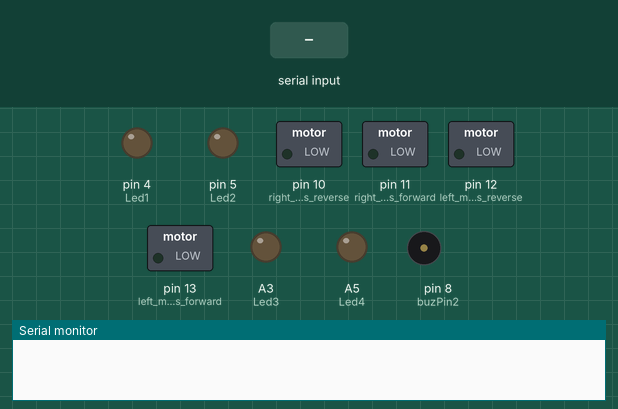
Recording of a sketch running on a simulated Arduino Uno, built with avr-gcc and run on an emulated ATmega328P. On the bench: switched loads named in the sketch (green lamp = pin HIGH), output pins drawn as LEDs (lit = HIGH), buzzer (waves = sounding), the last lines printed to the serial monitor. The inputs (shaded band) are chosen by the test bench.

Above: at 1.2 s.
1.3 s: "V" received over Serial
At 2.2 s:
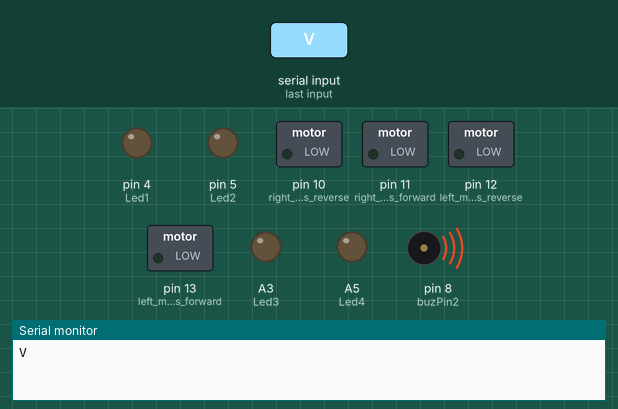
4.3 s: "F" received over Serial
At 6.6 s:
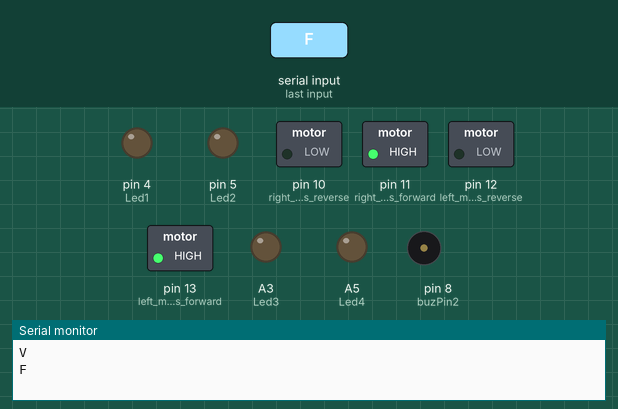
7.1 s: "B" received over Serial
At 7.8 s:
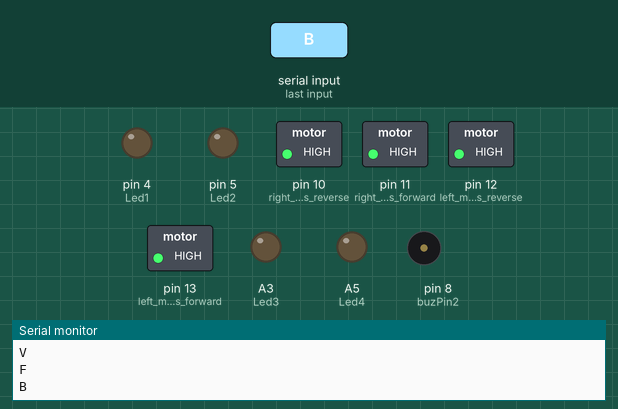
8.7 s: "w" received over Serial
At 9.0 s:
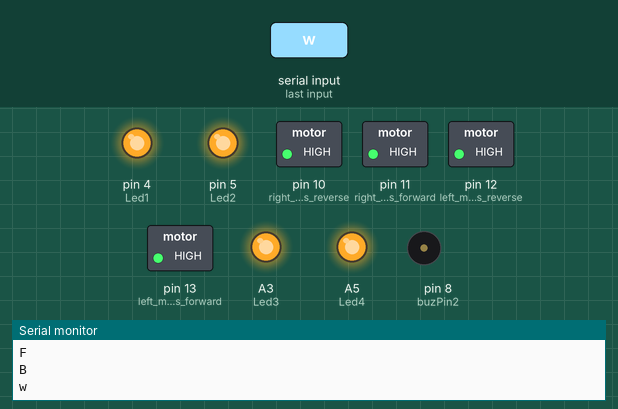
10.2 s: "S" received over Serial
At 11.3 s:
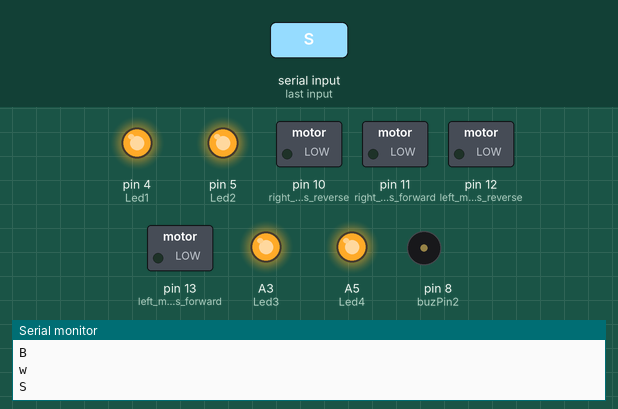
11.7 s: "L" received over Serial
At 12.5 s:
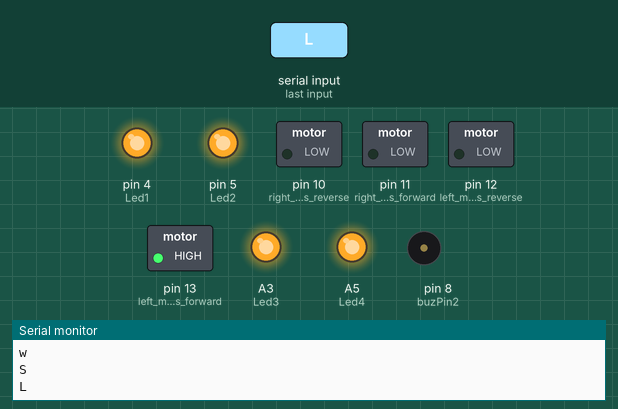
Timing chart, 0 to 14.2 s (numbered marks = the images above; inputs shaded):
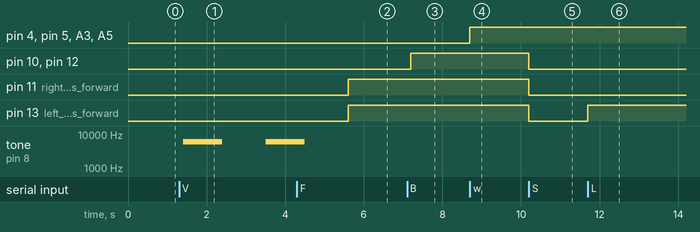

Measured:
- after the input at 1.3 s, tone on pin 8 (buzPin2): silent → 6000 Hz after 0.10 s, → silent 1.0 s later, → 6000 Hz 1.1 s later
- after the input at 4.3 s, pin 11 (right_motors_forward), pin 13 (left_motors_forward): LOW → HIGH after 1.3 s; tone on pin 8 (buzPin2): goes on until 4.5 s, then stays silent
- after the input at 7.1 s, pin 10 (right_motors_reverse), pin 12 (left_motors_reverse): LOW → HIGH after 0.10 s
- after the input at 8.7 s, pin 4 (Led1), pin 5 (Led2), A3 (Led3), A5 (Led4): LOW → HIGH at once
- after the input at 10.2 s, pin 10 (right_motors_reverse), pin 11 (right_motors_forward), pin 12 (left_motors_reverse), pin 13 (left_motors_forward): HIGH → LOW at once
- after the input at 11.7 s, pin 13 (left_motors_forward): LOW → HIGH at once

The sketch:

code_for_arduino_blootooth_controlled_rc_2wd_car.ino
```cpp
char t;

  const int buzPin2 = 8;
 const int Led1 = 4;
 const int Led2 = 5;
  const int Led3 = A3;
 const int Led4 = A5;
 char ButtonValue ;


void setup() {
pinMode(13,OUTPUT);   //left motors forward
pinMode(12,OUTPUT);   //left motors reverse
pinMode(11,OUTPUT);   //right motors forward
pinMode(10,OUTPUT);   //right motors reverse
pinMode(Led1,OUTPUT);   //Led1
pinMode(Led2,OUTPUT);   //Led2
pinMode(Led3,OUTPUT);   //Led3
pinMode(Led4,OUTPUT);   //Led4


pinMode(buzPin2,OUTPUT);   //Buzzer
Serial.begin(9600);

}

void loop() {

//ButtonValue = digitalRead(t);

if(Serial.available()){
  t = Serial.read();
  Serial.println(t);
}

if(t == 'F'){            //move forward(all motors rotate in forward direction)
  digitalWrite(13,HIGH);
  digitalWrite(11,HIGH);
}

else if(t == 'B'){      //move reverse (all motors rotate in reverse direction)
  digitalWrite(12,HIGH);
  digitalWrite(10,HIGH);
}

else if(t == 'L'){      //turn right (left side motors rotate in forward direction, right side motors doesn't rotate)
  digitalWrite(13,HIGH);
}

else if(t == 'R'){      //turn left (right side motors rotate in forward direction, left side motors doesn't rotate)
  digitalWrite(11,HIGH);
}


if(t == 'w')
{
   digitalWrite(Led1,HIGH);
  digitalWrite(Led2,HIGH);
     digitalWrite(Led3,HIGH);
  digitalWrite(Led4,HIGH);

  }
else if(t == 'W'){
    digitalWrite(Led1,LOW);
  digitalWrite(Led2,LOW);
   digitalWrite(Led3,LOW);
  digitalWrite(Led4,LOW);
  }


else if(t == 'S'){      //STOP (all motors stop)
  digitalWrite(13,LOW);
  digitalWrite(12,LOW);
  digitalWrite(11,LOW);
  digitalWrite(10,LOW);
}

else if(t == 'V'){      //SOUND (beep Buzzer
  tone(buzPin2,6000,1000);
  delay(2000);
  digitalWrite(buzPin2,LOW);

}

delay(100);
}
```
